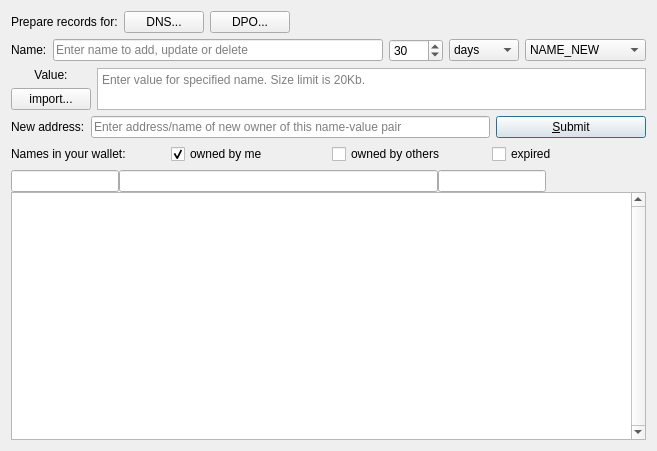
<?xml version="1.0" encoding="UTF-8"?>
<ui version="4.0">
 <class>ManageNamesPage</class>
 <widget class="QDialog" name="ManageNamesPage">
  <property name="geometry">
   <rect>
    <x>0</x>
    <y>0</y>
    <width>657</width>
    <height>451</height>
   </rect>
  </property>
  <property name="sizePolicy">
   <sizepolicy hsizetype="Preferred" vsizetype="Preferred">
    <horstretch>0</horstretch>
    <verstretch>0</verstretch>
   </sizepolicy>
  </property>
  <property name="windowTitle">
   <string>Manage Names</string>
  </property>
  <layout class="QVBoxLayout" name="verticalLayout_3">
   <item>
    <layout class="QHBoxLayout" name="hboxTopToolbar">
     <item>
      <widget class="QLabel" name="labelPrepareRecords">
       <property name="text">
        <string>Prepare records for:</string>
       </property>
      </widget>
     </item>
     <item>
      <widget class="QPushButton" name="btnManageDomains">
       <property name="toolTip">
        <string>Host your domains in dDNS system</string>
       </property>
       <property name="text">
        <string>DNS...</string>
       </property>
       <property name="icon">
        <iconset resource="../bitcoin.qrc">
         <normaloff>:/icons/dDNS-32.png</normaloff>:/icons/dDNS-32.png</iconset>
       </property>
      </widget>
     </item>
     <item>
      <widget class="QPushButton" name="btnDpo">
       <property name="toolTip">
        <string>Protect your rights using Digital Proof of Ownership.</string>
       </property>
       <property name="text">
        <string>DPO...</string>
       </property>
       <property name="icon">
        <iconset resource="../bitcoin.qrc">
         <normaloff>:/icons/DPO-32.png</normaloff>:/icons/DPO-32.png</iconset>
       </property>
      </widget>
     </item>
     <item>
      <spacer name="hSpacerToolbar">
       <property name="orientation">
        <enum>Qt::Horizontal</enum>
       </property>
       <property name="sizeHint" stdset="0">
        <size>
         <width>40</width>
         <height>20</height>
        </size>
       </property>
      </spacer>
     </item>
    </layout>
   </item>
   <item>
    <layout class="QHBoxLayout" name="horizontalLayout">
     <item>
      <widget class="QLabel" name="label_4">
       <property name="sizePolicy">
        <sizepolicy hsizetype="Preferred" vsizetype="Maximum">
         <horstretch>0</horstretch>
         <verstretch>0</verstretch>
        </sizepolicy>
       </property>
       <property name="text">
        <string>Name:</string>
       </property>
       <property name="alignment">
        <set>Qt::AlignLeading|Qt::AlignLeft|Qt::AlignVCenter</set>
       </property>
      </widget>
     </item>
     <item>
      <widget class="QValidatedLineEdit" name="registerName">
       <property name="toolTip">
        <string>Enter name to add, update or delete</string>
       </property>
       <property name="text">
        <string notr="true"/>
       </property>
       <property name="placeholderText">
        <string>Enter name to add, update or delete</string>
       </property>
      </widget>
     </item>
     <item>
      <widget class="QSpinBox" name="registerTimeUnits">
       <property name="toolTip">
        <string>&lt;html&gt;&lt;head/&gt;&lt;body&gt;&lt;p&gt;Set number of days that will be added to name expire time.&lt;/p&gt;&lt;/body&gt;&lt;/html&gt;</string>
       </property>
       <property name="maximum">
        <number>9999</number>
       </property>
       <property name="value">
        <number>30</number>
       </property>
      </widget>
     </item>
     <item>
      <widget class="QComboBox" name="txTimeTypeSelector">
       <property name="currentIndex">
        <number>0</number>
       </property>
       <item>
        <property name="text">
         <string>days</string>
        </property>
       </item>
       <item>
        <property name="text">
         <string>months</string>
        </property>
       </item>
       <item>
        <property name="text">
         <string>years</string>
        </property>
       </item>
      </widget>
     </item>
     <item>
      <widget class="QComboBox" name="txTypeSelector">
       <property name="toolTip">
        <string>Choose operation for specified name to perform after you click on 'Submit' button</string>
       </property>
       <property name="currentIndex">
        <number>0</number>
       </property>
       <item>
        <property name="text">
         <string>NAME_NEW</string>
        </property>
       </item>
       <item>
        <property name="text">
         <string>NAME_UPDATE</string>
        </property>
       </item>
       <item>
        <property name="text">
         <string>NAME_DELETE</string>
        </property>
       </item>
      </widget>
     </item>
    </layout>
   </item>
   <item>
    <layout class="QHBoxLayout" name="horizontalLayout_3">
     <item>
      <layout class="QVBoxLayout" name="verticalLayout">
       <item>
        <widget class="QLabel" name="labelValue">
         <property name="sizePolicy">
          <sizepolicy hsizetype="Preferred" vsizetype="Maximum">
           <horstretch>0</horstretch>
           <verstretch>0</verstretch>
          </sizepolicy>
         </property>
         <property name="toolTip">
          <string>Shows how many % of maximum length used</string>
         </property>
         <property name="text">
          <string>Value:</string>
         </property>
         <property name="alignment">
          <set>Qt::AlignCenter</set>
         </property>
        </widget>
       </item>
       <item>
        <widget class="QPushButton" name="importValueButton">
         <property name="toolTip">
          <string>Import value from file on disk</string>
         </property>
         <property name="text">
          <string>import...</string>
         </property>
         <property name="icon">
          <iconset resource="../bitcoin.qrc">
           <normaloff>:/icons/open</normaloff>:/icons/open</iconset>
         </property>
        </widget>
       </item>
      </layout>
     </item>
     <item>
      <widget class="QPlainTextEdit" name="registerValue">
       <property name="sizePolicy">
        <sizepolicy hsizetype="Expanding" vsizetype="Ignored">
         <horstretch>0</horstretch>
         <verstretch>0</verstretch>
        </sizepolicy>
       </property>
       <property name="toolTip">
        <string/>
       </property>
       <property name="placeholderText">
        <string>Enter value for specified name. Size limit is 20Kb.</string>
       </property>
      </widget>
     </item>
    </layout>
   </item>
   <item>
    <layout class="QHBoxLayout" name="horizontalLayout_4">
     <item>
      <widget class="QLabel" name="labelAddress">
       <property name="enabled">
        <bool>true</bool>
       </property>
       <property name="sizePolicy">
        <sizepolicy hsizetype="Preferred" vsizetype="Maximum">
         <horstretch>0</horstretch>
         <verstretch>0</verstretch>
        </sizepolicy>
       </property>
       <property name="text">
        <string>New address:</string>
       </property>
       <property name="alignment">
        <set>Qt::AlignLeading|Qt::AlignLeft|Qt::AlignVCenter</set>
       </property>
      </widget>
     </item>
     <item>
      <widget class="QValidatedLineEdit" name="registerAddress">
       <property name="enabled">
        <bool>true</bool>
       </property>
       <property name="toolTip">
        <string>&lt;html&gt;&lt;head/&gt;&lt;body&gt;&lt;p&gt;Enter address/name of new owner, or leave blank to send to yourself.&lt;/p&gt;&lt;/body&gt;&lt;/html&gt;</string>
       </property>
       <property name="text">
        <string notr="true"/>
       </property>
       <property name="placeholderText">
        <string>Enter address/name of new owner of this name-value pair</string>
       </property>
      </widget>
     </item>
     <item>
      <widget class="QPushButton" name="submitNameButton">
       <property name="sizePolicy">
        <sizepolicy hsizetype="Fixed" vsizetype="Fixed">
         <horstretch>0</horstretch>
         <verstretch>0</verstretch>
        </sizepolicy>
       </property>
       <property name="minimumSize">
        <size>
         <width>150</width>
         <height>0</height>
        </size>
       </property>
       <property name="toolTip">
        <string>&lt;html&gt;&lt;head/&gt;&lt;body&gt;&lt;p&gt;This will send name_new or name_update transaction (if you already did name_new).&lt;/p&gt;&lt;/body&gt;&lt;/html&gt;</string>
       </property>
       <property name="layoutDirection">
        <enum>Qt::LeftToRight</enum>
       </property>
       <property name="text">
        <string>&amp;Submit</string>
       </property>
       <property name="icon">
        <iconset resource="../bitcoin.qrc">
         <normaloff>:/icons/send</normaloff>:/icons/send</iconset>
       </property>
       <property name="default">
        <bool>true</bool>
       </property>
      </widget>
     </item>
    </layout>
   </item>
   <item>
    <layout class="QHBoxLayout" name="horizontalLayout_5">
     <item>
      <widget class="QLabel" name="label_5">
       <property name="sizePolicy">
        <sizepolicy hsizetype="Preferred" vsizetype="Maximum">
         <horstretch>0</horstretch>
         <verstretch>0</verstretch>
        </sizepolicy>
       </property>
       <property name="text">
        <string>Names in your wallet:</string>
       </property>
       <property name="alignment">
        <set>Qt::AlignLeading|Qt::AlignLeft|Qt::AlignVCenter</set>
       </property>
       <property name="buddy">
        <cstring>tableView</cstring>
       </property>
      </widget>
     </item>
     <item>
      <widget class="QCheckBox" name="cbMyNames">
       <property name="text">
        <string>owned by me</string>
       </property>
       <property name="checked">
        <bool>true</bool>
       </property>
      </widget>
     </item>
     <item>
      <widget class="QCheckBox" name="cbOtherNames">
       <property name="text">
        <string>owned by others</string>
       </property>
      </widget>
     </item>
     <item>
      <widget class="QCheckBox" name="cbExpired">
       <property name="text">
        <string>expired</string>
       </property>
      </widget>
     </item>
    </layout>
   </item>
   <item>
    <layout class="QVBoxLayout" name="verticalLayout_2">
     <property name="spacing">
      <number>0</number>
     </property>
     <item>
      <layout class="QHBoxLayout" name="horizontalLayout_2">
       <property name="spacing">
        <number>0</number>
       </property>
       <item>
        <widget class="QValidatedLineEdit" name="nameFilter">
         <property name="sizePolicy">
          <sizepolicy hsizetype="Fixed" vsizetype="Fixed">
           <horstretch>0</horstretch>
           <verstretch>0</verstretch>
          </sizepolicy>
         </property>
         <property name="toolTip">
          <string>Enter part of name to search for</string>
         </property>
         <property name="text">
          <string notr="true"/>
         </property>
        </widget>
       </item>
       <item>
        <widget class="QValidatedLineEdit" name="valueFilter">
         <property name="toolTip">
          <string>Enter part of value to search for</string>
         </property>
         <property name="text">
          <string notr="true"/>
         </property>
        </widget>
       </item>
       <item>
        <widget class="QValidatedLineEdit" name="addressFilter">
         <property name="sizePolicy">
          <sizepolicy hsizetype="Fixed" vsizetype="Fixed">
           <horstretch>0</horstretch>
           <verstretch>0</verstretch>
          </sizepolicy>
         </property>
         <property name="toolTip">
          <string>Enter Telechain address (or prefix of it)</string>
         </property>
         <property name="text">
          <string notr="true"/>
         </property>
        </widget>
       </item>
       <item>
        <spacer name="horizontalSpacer_ExpiresIn">
         <property name="orientation">
          <enum>Qt::Horizontal</enum>
         </property>
         <property name="sizeType">
          <enum>QSizePolicy::Fixed</enum>
         </property>
         <property name="sizeHint" stdset="0">
          <size>
           <width>100</width>
           <height>20</height>
          </size>
         </property>
        </spacer>
       </item>
      </layout>
     </item>
     <item>
      <widget class="QTableView" name="tableView">
       <property name="contextMenuPolicy">
        <enum>Qt::CustomContextMenu</enum>
       </property>
       <property name="toolTip">
        <string>Double-click name to copy all values</string>
       </property>
       <property name="verticalScrollBarPolicy">
        <enum>Qt::ScrollBarAlwaysOn</enum>
       </property>
       <property name="tabKeyNavigation">
        <bool>false</bool>
       </property>
       <property name="alternatingRowColors">
        <bool>true</bool>
       </property>
       <property name="selectionMode">
        <enum>QAbstractItemView::SingleSelection</enum>
       </property>
       <property name="selectionBehavior">
        <enum>QAbstractItemView::SelectRows</enum>
       </property>
       <property name="sortingEnabled">
        <bool>true</bool>
       </property>
       <attribute name="verticalHeaderVisible">
        <bool>false</bool>
       </attribute>
      </widget>
     </item>
    </layout>
   </item>
  </layout>
 </widget>
 <customwidgets>
  <customwidget>
   <class>QValidatedLineEdit</class>
   <extends>QLineEdit</extends>
   <header>qvalidatedlineedit.h</header>
  </customwidget>
 </customwidgets>
 <resources>
  <include location="../bitcoin.qrc"/>
 </resources>
 <connections/>
</ui>
